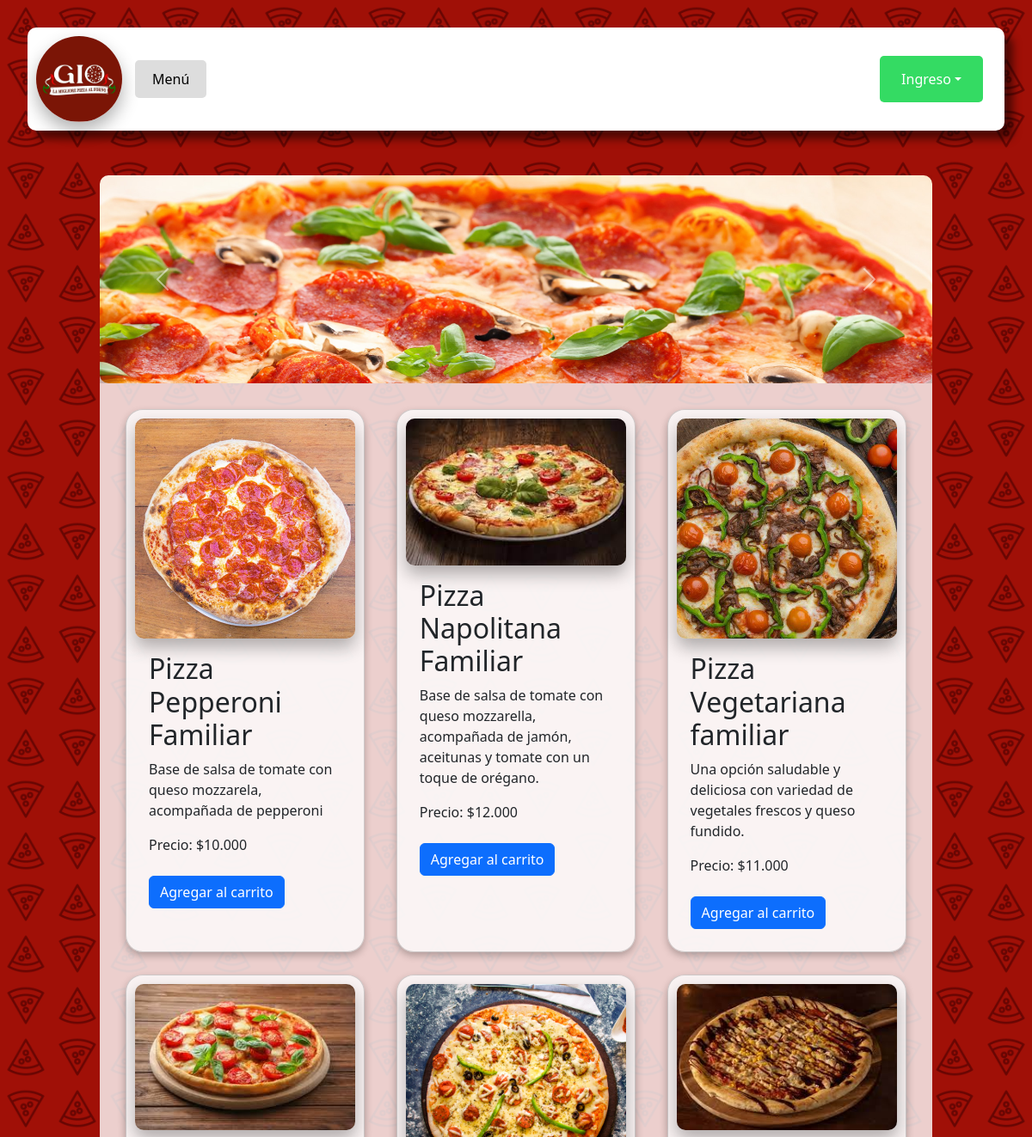
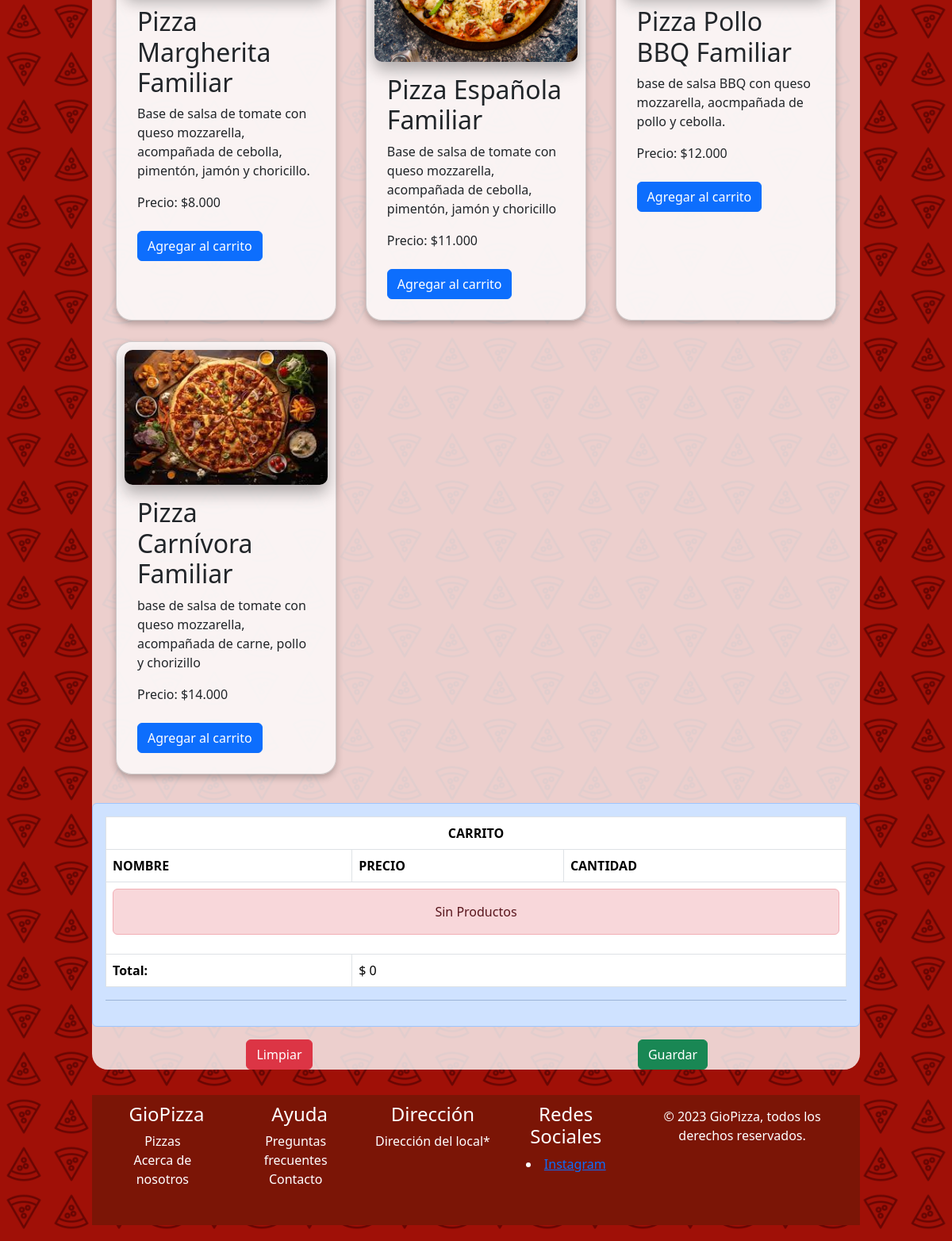
The page / on the database its author committed (2 pictures, top to bottom).
### store/models.py (models this page shows, shortened)
class Producto(models.Model):
    titulo = models.CharField(max_length=255)
    precio = models.IntegerField()
    descripcion = models.TextField()
    imagen = models.ImageField(upload_to='productos/', null=True, blank=True)

### store/views.py (the view)
# urls.py: path('', include('store.urls')),
def store(request):
    productos = Producto.objects.all()
    for producto in productos:
        precio_formateado = "${:,.0f}".format(
            producto.precio).replace(",", ".")
        producto.precio_formateado = precio_formateado
    context = {'productos': productos}
    return render(request, 'store/store.html', context)

### store/context_procesor.py (called while the page is built)
def total_carrito(request):
    total = 0
    if request.user.is_authenticated:
        if "carrito" in request.session.keys():
            for key, value in request.session["carrito"].items():
                total += int(value["precio total"])
    return {"total_carrito": total}

### store/templates/store/store.html (shortened to what this page needs)
{% extends 'store/main.html' %}
{% load static %}
{% block content %}
<link rel="stylesheet" type="text/css" href="{% static 'css/store.css' %}">
<div class="body">
  <div id="carouselExampleAutoplaying" class="carousel slide" data-bs-ride="carousel">
    <div class="carousel-inner">
      <div class="carousel-item active">
        <img src="{% static 'img/carousel1.jpg' %}" class="d-block w-100" alt="...">
      </div>
    </div>
    <button class="carousel-control-prev" type="button" data-bs-target="#carouselExampleAutoplaying" data-bs-slide="prev">
      <span class="carousel-control-prev-icon" aria-hidden="true"></span>
    </button>
    <button class="carousel-control-next" type="button" data-bs-target="#carouselExampleAutoplaying" data-bs-slide="next">
      <span class="carousel-control-next-icon" aria-hidden="true"></span>
    </button>
  </div>
      <div class="product-cards">
        {% for producto in productos %}
            <div class="card mb-3" style="max-width: 300px;">
                <img src="{{ producto.imagen.url }}" alt="{{ producto.titulo }}" class="card-img-top">
                <div class="card-body">
                    <h2 class="card-title">{{ producto.titulo }}</h2>
                    <p class="card-text">{{ producto.descripcion }}</p>
                    <p class="card-text precio">Precio: {{ producto.precio_formateado }}</p>
                    <a href="{% url 'Add' producto.id %}" class="btn btn-primary">Agregar al carrito</a>
                </div>
            </div>
        {% endfor %}
    </div>
    {% include 'store/carrito.html' %}
{% endblock %}

### store/templates/store/main.html (shortened to what this page needs)
<!DOCTYPE html>
{% load static %}
<html>
<head>
    <link rel="stylesheet" type="text/css" href="{% static 'css/main.css' %}">
    <link href="https://cdn.jsdelivr.net/npm/bootstrap@5.3.2/dist/css/bootstrap.min.css" rel="stylesheet">
</head>
<body>
    <div id='navbar'>
        <div class="navbar-left">
            <img src="{% static 'img/logo.png' %}" alt="Logo" class="logo">
            <a href="{% url 'store' %}" class="nav-button-l">Menú</a>
        </div>
        <div class="navbar-right">
            {% if user.is_authenticated %}
                <a href="#" class="nav-button nav-button-login">Mi cuenta</a>
                <a href="/logout" class="nav-button nav-button-login">Cerrar sesión</a>
            {% else %}
            <div class="dropdown">
                <button id="boton_ingreso" class="btn btn-secondary dropdown-toggle" type="button" data-bs-toggle="dropdown" aria-expanded="false">Ingreso</button>
              </div>
            {% endif %}
        </div>
    </div>
    <div id='container'>
        {% block content %}
        {% endblock content %}
    </div>
    <footer>
        <div class="footer-content">
            <div class="footer-section">
                <h4>GioPizza</h4>
                <ul>
                    <li><a href="#">Pizzas</a></li>
                    <li><a href="#">Acerca de nosotros</a></li>
                </ul>
            </div>
            <div class="footer-section">
                <h4>Ayuda</h4>
                <ul>
                    <li><a href="#">Preguntas frecuentes</a></li>
                    <li><a href="#">Contacto</a></li>
                </ul>
            </div>
            <div class="footer-section">
                <h4>Dirección</h4>
                <p>Dirección del local*</p>
            </div>
            <div class="footer-section">
                <h4>Redes Sociales</h4>
                <li><a href="https://www.instagram.com/gio_pizzeria_al_forno/">Instagram</a></li>
            </div>
        </div>
        <div class="copyright">
            <p>© 2023 GioPizza, todos los derechos reservados.</p>
        </div>
    </footer>
</body>
</html>

### store/templates/store/carrito.html
<div class="alert alert-primary" role="alert">
  <table class="table table-bordered">
    <thead>
      <tr>
        <th scope="row" colspan="3" class="text-center">CARRITO</th>
      </tr>
      <tr>
        <th scope="col">NOMBRE</th>
        <th scope="col">PRECIO</th>
        <th scope="col">CANTIDAD</th>
      </tr>
    </thead>
    <tbody>
    {% if request.session.carrito.items %}
    {% for key, value in request.session.carrito.items %}
      <tr>
        <td>{{value.nombre}}</td>
        <td>{{value.precio}}</td>
        <td>{{value.acumulado}}
          <a href="{% url 'Add' value.producto_id %}" class="badge btn btn-dark badge-dark">+</a>
          <a href="{% url 'Sub' value.producto_id %}" class="badge btn btn-dark badge-dark">-</a>
        </td>
      </tr>
    {% endfor %}
    {% else %}
    <tr>
        <td colspan="3">
            <div class="alert alert-danger text-center"> Sin Productos </div>
        </td>
    </tr>
    {% endif %}
      <tr>
        <th scope="row">Total:</th>
        <td colspan="2">$ {{total_carrito}}</td>
      </tr>
    </tbody>
  </table>
  <hr>
  </div>
  <div class="row text-center">
      <div class="col-6"><a href="{% url 'CLS' %}" class="btn btn-danger">Limpiar</a></div>
      <div class="col-6"><a href="#" class="btn btn-success">Guardar</a></div>
  </div>

### ecommerce/static/css/main.css (style rules this page uses)
body { background-image: url('/static/img/background.jpg'); background-repeat: repeat; background-size: 10%; display: flex; flex-direction: column; min-height: 100vh; margin: 0; font-family: 'Gabarito', monospace; }
#navbar { background-color: #ffffff; padding: 10px; margin: 2em; display: flex; align-items: center; border-radius: 10px; box-shadow: 10px 10px 10px rgba(0, 0, 0, 0.5); position: sticky; top: 0; z-index: 100; }
.navbar-right { margin-left: auto; display: flex; align-items: center; }
.navbar-left { margin-right: auto; display: flex; align-items: center; }
.nav-button-l { margin: 5px; padding: 10px 20px; font-size: 16px; border: none; cursor: pointer; background-color: #ddd; border-radius: 5px; text-decoration: none; color: black; }
#boton_ingreso { background-color: #34db63; border: none; border-radius: 5px; color: #fff; cursor: pointer; padding: 15px 25px; margin-right: 15px; font-size: 16px; text-decoration: none; display: inline-block; }
.logo, .footer-logo { width: 100px; height: 100px; margin-right: 10px; border-radius: 50%; }
#container { padding: 20px; margin-left: 6em; margin-right: 6em; flex: 1; }
footer { background-color: #7b1506; color: white; margin-top: 2em; padding: 10px; width: 100%; text-align: center; display: flex; flex-direction: row; }
.footer-content { display: flex; flex-wrap: wrap; justify-content: space-around; width: 100%; max-width: 1200px; margin-bottom: 20px; }
.footer-section { flex: 1; margin: 0 10px; }
.copyright { position: relative; bottom: 0; right: 0; color: #fff; padding: 5px 10px; }
.footer-section ul { list-style: none; padding: 0; }
.footer-section ul li { display: inline-block; margin-right: 10px; }
.footer-section ul li a { color: #fff; text-decoration: none; }
.footer-section p { margin: 0; }

### ecommerce/static/css/store.css (style rules this page uses)
.body { background-color: rgba(255, 255, 255, 0.80); display: flex; flex-direction: column; min-height: 100vh; margin: 0; border-radius: 20px; }
img { max-width: 100%; box-shadow: 0px 10px 20px rgba(0, 0, 0, 0.3); border-radius: 10px; }
button { display: none; }
.product-cards { display: flex; flex-wrap: wrap; justify-content: space-between; margin: 20px; }
.card { width: 30%; background-color: rgba(255, 255, 255, 0.75); margin: 10px; padding: 10px; margin-bottom: 20px; border-radius: 20px; box-shadow: 0 4px 8px rgba(0, 0, 0, 0.25); }
.card img { aspect-ratio: 1 1; }
.card .card-text { min-height: 3em; overflow: hidden; text-overflow: ellipsis; }
.card-img-top { max-width: 100%; height: auto; border-radius: 10px; }
.precio { margin-bottom: auto; }

### rows shown on the page
Producto: imagen (picture), titulo "Pizza Pepperoni Familiar", descripcion "Base de salsa de tomate con queso mozzarela, acompañada de pepperoni", precio_formateado "$10.000"
Producto: imagen (picture), titulo "Pizza Napolitana Familiar", descripcion "Base de salsa de tomate con queso mozzarella, acompañada de jamón, aceitunas y tomate con un toque de orégano.", precio_formateado "$12.000"
Producto: imagen (picture), titulo "Pizza Vegetariana familiar", descripcion "Una opción saludable y deliciosa con variedad de vegetales frescos y queso fundido.", precio_formateado "$11.000"
Producto: imagen (picture), titulo "Pizza Margherita Familiar", descripcion "Base de salsa de tomate con queso mozzarella, acompañada de cebolla, pimentón, jamón y choricillo.", precio_formateado "$8.000"
Producto: imagen (picture), titulo "Pizza Española Familiar", descripcion "Base de salsa de tomate con queso mozzarella, acompañada de cebolla, pimentón, jamón y choricillo", precio_formateado "$11.000"
Producto: imagen (picture), titulo "Pizza Pollo BBQ Familiar", descripcion "base de salsa BBQ con queso mozzarella, aocmpañada de pollo y cebolla.", precio_formateado "$12.000"
Producto: imagen (picture), titulo "Pizza Carnívora Familiar", descripcion "base de salsa de tomate con queso mozzarella, acompañada de carne, pollo y chorizillo", precio_formateado "$14.000"

### other values the page prints
{{ total_carrito }} "0"
